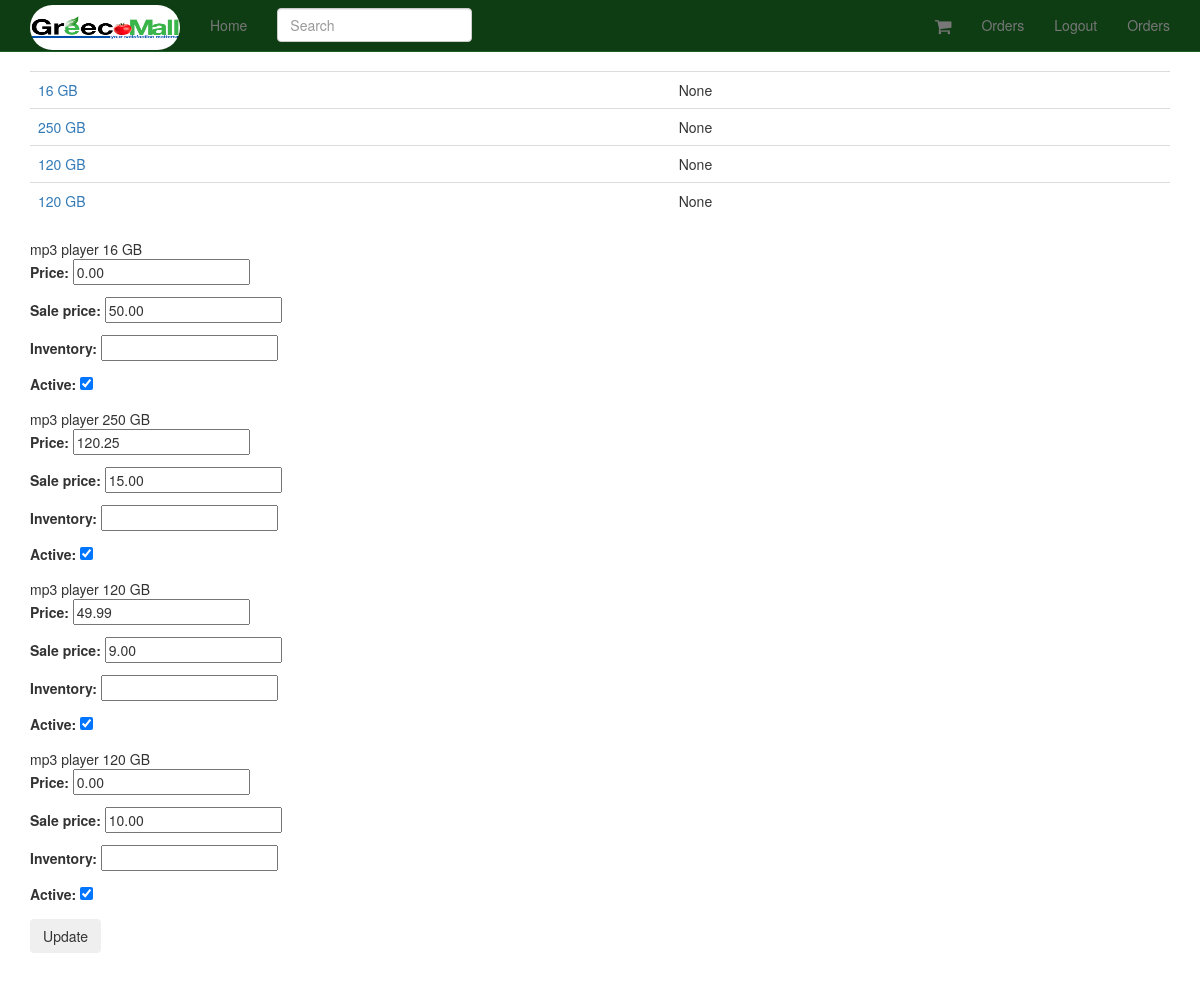
Screenshot of /product/1/inventory/ (signed in) with the database file from the repository.
### product/models.py (models this page shows, shortened)
class Variation(models.Model):
	product = models.ForeignKey(Product)
	title = models.CharField(max_length=120)
	price = models.DecimalField(decimal_places=2, max_digits=20)
	sale_price = models.DecimalField(decimal_places=2, max_digits=20, null=True, blank=True)
	active = models.BooleanField(default=True)
	inventory = models.IntegerField(null=True, blank=True) #refer none == unlimited amount
	def get_absolute_url(self):
		return self.product.get_absolute_url()

class Product(models.Model):
	title = models.CharField(max_length=120)
	description = models.TextField(blank=True, null=True)
	price = models.DecimalField(decimal_places=2, max_digits=20)
	active = models.BooleanField(default=True)
	categories = models.ManyToManyField('Category', blank=True)
	default = models.ForeignKey('Category', related_name='default_category', null=True, blank=True)
	objects = ProductManager()
	class Meta:
		ordering = ["-title"]
	def get_absolute_url(self):
		return reverse("product_detail", kwargs={"pk": self.pk})

### product/views.py (the view, shortened to what this page needs)
# urls.py: url(r'^(?P<pk>\d+)/inventory/$', VariationListView.as_view(), name='product_inventory'),
class VariationListView(StaffRequiredMixin, ListView):
	model = Variation
	queryset = Variation.objects.all()
	def get_context_data(self, *args, **kwargs):
		context = super(VariationListView, self).get_context_data(*args, **kwargs)
		context["formset"] = VariationInventoryFormSet(queryset=self.get_queryset())
		return context
	def get_queryset(self, *args, **kwargs):
		product_pk = self.kwargs.get("pk")
		if product_pk:
			product = get_object_or_404(Product, pk=product_pk)
			queryset = Variation.objects.filter(product=product)
		return queryset

### product/mixins.py (called while the page is built)
	@method_decorator(login_required)
	def dispatch(self, request, *args, **kwargs):
		if request.user.is_staff:
			return super(StaffRequiredMixin, self).dispatch(request, *args, **kwargs)
		else:
			raise Http404

### product/models.py (called while the page is built)
	def active(self):
		return self.filter(active=True)

	def get_queryset(self):
		return ProductQuerySet(self.model, using=self._db)

	def all(self, *args, **kwargs):
		return self.get_queryset().active()

### templates/product/variation_list.html (shortened to what this page needs)
{% extends "base.html" %}
{% block content %}
<table class='table'>
    {% for object in object_list %}
    <tr>
        <td>
            <a href='{{ object.get_absolute_url }}'>{{ object.title }}</a>
        </td>
        <td>{{ object.inventory }}</td>
    </tr>
    {% endfor %}
</table>
<form method="POST" action=""> {% csrf_token %}
     {% for form in formset %}
     {{ form.instance.product.title }}
      {{ form.instance.title}}
     {{ form.as_p }} {% endfor %}
    <input type="submit" value='Update' class='btn' />
</form>
{% endblock %}

### static-storage/css/navbar-static-top.css (style rules this page uses)
body { min-height: 1000px; }

### rows the page displays
Variation: title "16 GB", inventory "None", instance.product "mp3 player", instance "16 GB"
Variation: title "250 GB", inventory "None", instance.product "mp3 player", instance "250 GB"
Variation: title "120 GB", inventory "None", instance.product "mp3 player", instance "120 GB"
Variation: title "120 GB", inventory "None", instance.product "mp3 player", instance "120 GB"
